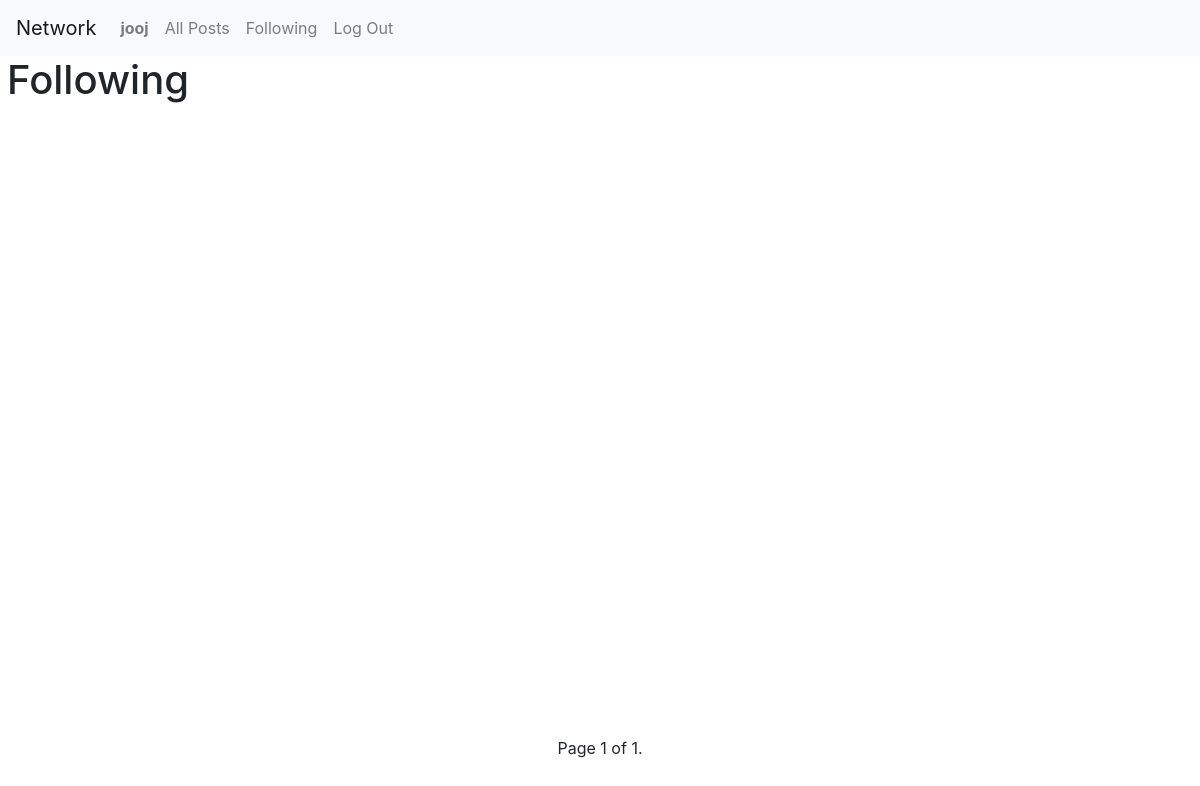
/following (signed in), run on an earlier commit of the app's database.
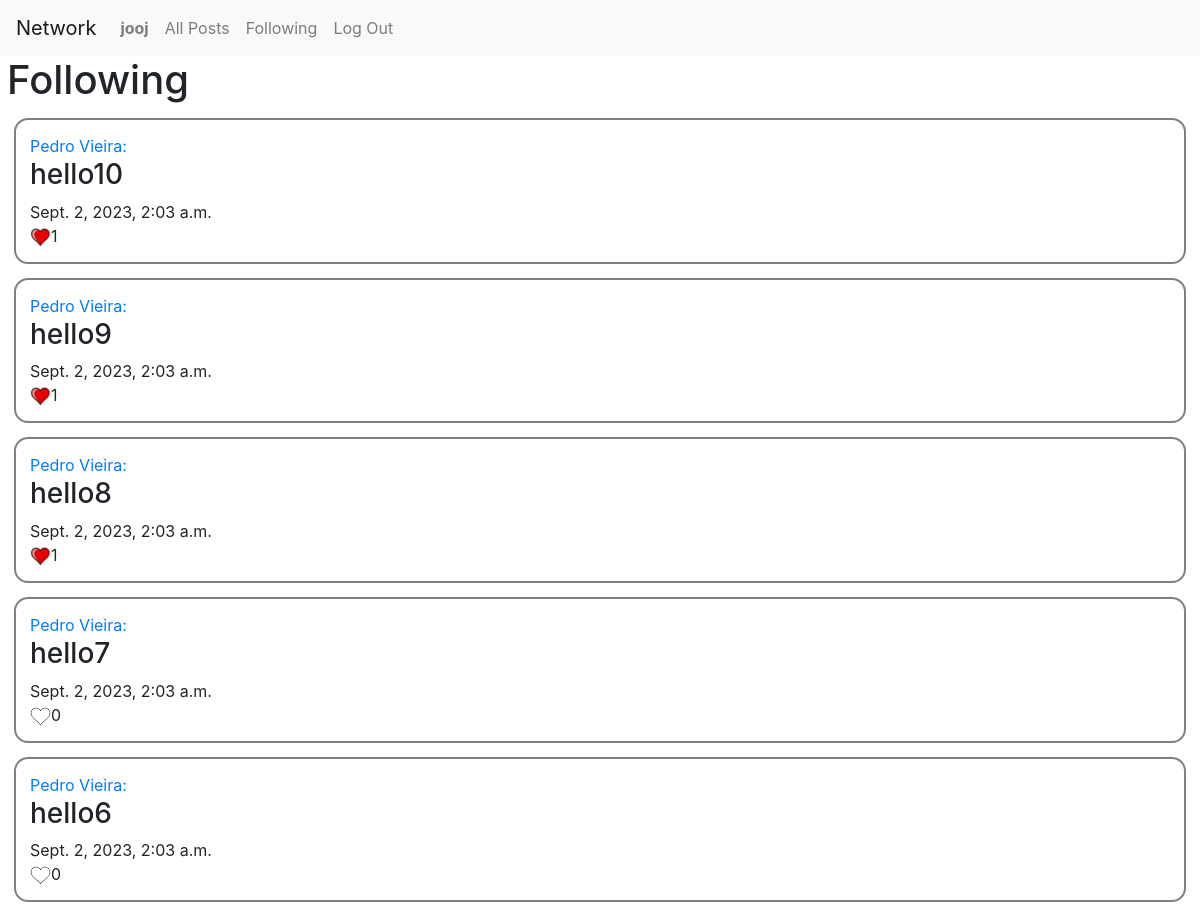
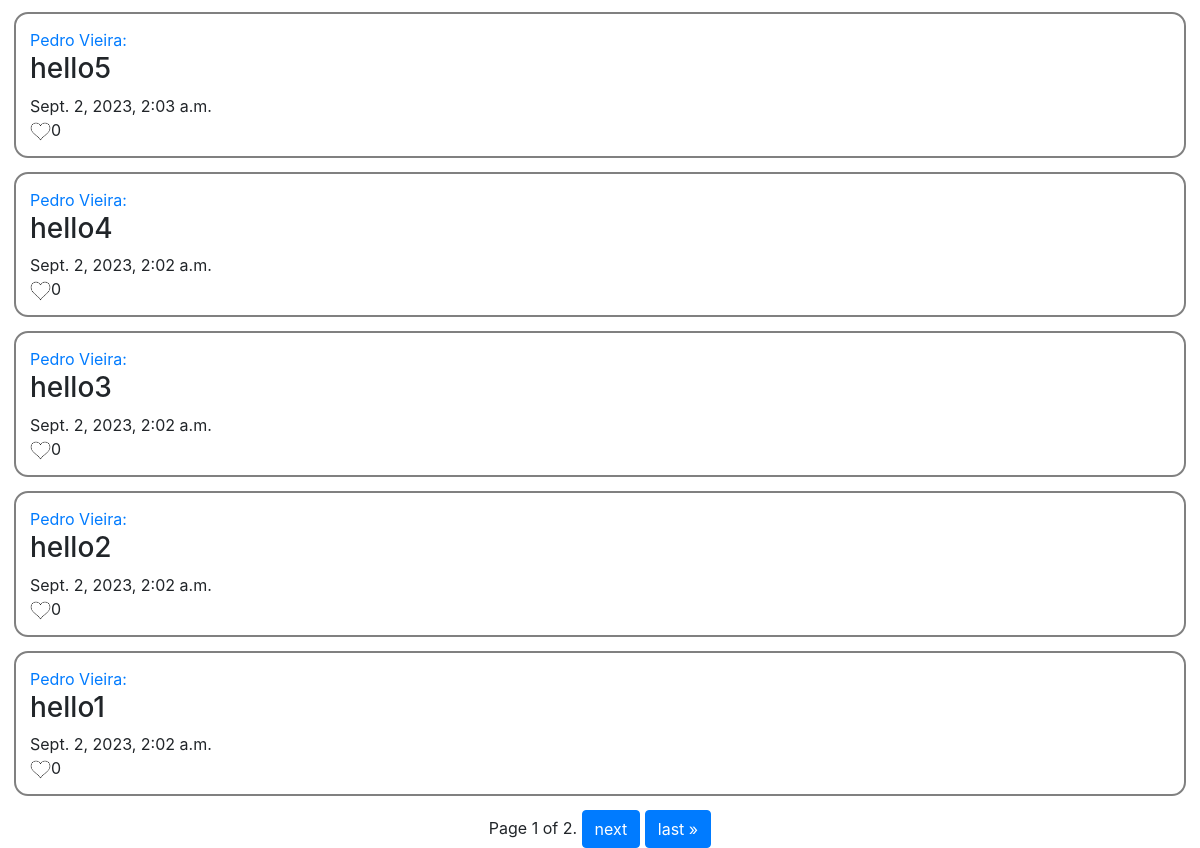
And on a later commit of the database (2 pictures, top to bottom).
### network/models.py (models this page shows)
class User(AbstractUser):
    following = models.ManyToManyField('self', blank=True, symmetrical=False)

class Post(models.Model):
    user = models.ForeignKey(User, on_delete=models.CASCADE, related_name="posts")
    text = models.CharField(max_length=999)
    date = models.DateTimeField(auto_now_add=True)
    likes = models.ManyToManyField(User, related_name='likes', blank=True, serialize=False)
    def serialize(self):
        return {
            "id": self.id,
            "user": self.user.id,
            "text": self.text,
            "date": self.date,
        }

### network/views.py (the view)
# urls.py: path("following", views.following, name="following"),
@login_required(login_url="login")
def following(request):
    user = User.objects.get(pk=request.user.id)
    print(user.following.all())
    print(user.following)
    posts = Post.objects.all().filter(user__in=user.following.all()).order_by('-id')
    paginator = Paginator(posts, 10)
    page_number = request.GET.get('page')
    page_obj = paginator.get_page(page_number)
    return render(request, "network/following.html", {
        "posts": page_obj
    })

### network/templates/network/following.html (shortened to what this page needs)
{% extends "network/layout.html" %}
{% load static %}
{% block body %}
    <div class="main">
    <h1 style="padding-left: 7px">Following</h1>
    {% if posts %}
        {% for post in posts %}
             <div class ="post"  >
                 <a href="/profile/{{ post.user.id }}"><p>{{ post.user }}: </p></a>
                <div id = {{ post.id }}>
                    <h3>{{ post.text }}</h3>
                </div>
                <p>{{ post.date }}</p>
                <div id="like-{{ post.id }}"><p><img
                         {% if user in post.likes.all %}
                             src="{% static 'imgs/yes.png' %}"
                        {% else %}
                             src="{% static 'imgs/no.png' %}"
                        {% endif %}
                        alt="like" id = "like-{{ post.id }}-img" class="like" onclick="like(event,{{ post.id }}, {{ post.likes.all|length }})">{{ post.likes.all|length }}</p>
                </div>
            </div>
        {% endfor %}
    {% endif %}
    </div>
    <div class="pagination">
    <div>
    <span class="step-links">
        <span class="current">
            Page {{ posts.number }} of {{ posts.paginator.num_pages }}.
        </span>
        {% if posts.has_next %}
            <a href="?page={{ posts.next_page_number }}" class="btn btn-primary">next</a>
            <a href="?page={{ posts.paginator.num_pages }}" class="btn btn-primary">last &raquo;</a>
        {% endif %}
    </span>
    </div>
    </div>
{% endblock %}

### network/templates/network/layout.html (shortened to what this page needs)
{% load static %}
<!DOCTYPE html>
<html lang="en">
    <head>
        <link rel="stylesheet" href="https://stackpath.bootstrapcdn.com/bootstrap/4.4.1/css/bootstrap.min.css">
        <link href="{% static 'network/styles.css' %}" rel="stylesheet">
    </head>
    <body>
        <nav class="navbar navbar-expand-lg navbar-light bg-light">
            <a class="navbar-brand" href="#">Network</a>
            <div>
              <ul class="navbar-nav mr-auto">
                {% if user.is_authenticated %}
                    <li class="nav-item">
                        <a class="nav-link" href="{% url 'profile' user.id %}"><strong>{{ user.username }}</strong></a>
                    </li>
                {% endif %}
                <li class="nav-item">
                  <a class="nav-link" href="{% url 'index' %}">All Posts</a>
                </li>
                {% if user.is_authenticated %}
                    <li class="nav-item">
                        <a class="nav-link" href="{% url 'following' %}">Following</a>
                    </li>
                    <li class="nav-item">
                        <a class="nav-link" href="{% url 'logout' %}">Log Out</a>
                    </li>
                {% endif %}
              </ul>
            </div>
          </nav>
        <div class="body">
            {% block body %}
            {% endblock %}
        </div>
    </body>
</html>

### network/static/network/styles.css (style rules this page uses)
p { margin: 0; }
.post { margin: 14px; border: 2px solid gray; border-radius: 14px; padding: 14px; }
.like { width: 21px; }
.pagination { display: flex; justify-content: center; }
.main { min-height: 85vh; }

What changed in the data, as far as the page shows it:
added Post: user "Pedro Vieira", text "hello10", date "Sept. 2, 2023, 2:03 a.m.", likes.all|length "1"
added Post: user "Pedro Vieira", text "hello9", date "Sept. 2, 2023, 2:03 a.m.", likes.all|length "1"
added Post: user "Pedro Vieira", text "hello8", date "Sept. 2, 2023, 2:03 a.m.", likes.all|length "1"
added Post: user "Pedro Vieira", text "hello7", date "Sept. 2, 2023, 2:03 a.m.", likes.all|length "0"
added Post: user "Pedro Vieira", text "hello6", date "Sept. 2, 2023, 2:03 a.m.", likes.all|length "0"
added Post: user "Pedro Vieira", text "hello5", date "Sept. 2, 2023, 2:03 a.m.", likes.all|length "0"
added Post: user "Pedro Vieira", text "hello4", date "Sept. 2, 2023, 2:02 a.m.", likes.all|length "0"
added Post: user "Pedro Vieira", text "hello3", date "Sept. 2, 2023, 2:02 a.m.", likes.all|length "0"
added Post: user "Pedro Vieira", text "hello2", date "Sept. 2, 2023, 2:02 a.m.", likes.all|length "0"
added Post: user "Pedro Vieira", text "hello1", date "Sept. 2, 2023, 2:02 a.m.", likes.all|length "0"
Also different on the page:
{{ posts.paginator.num_pages }}: "1" → "2"
text now shown: "next last »"
